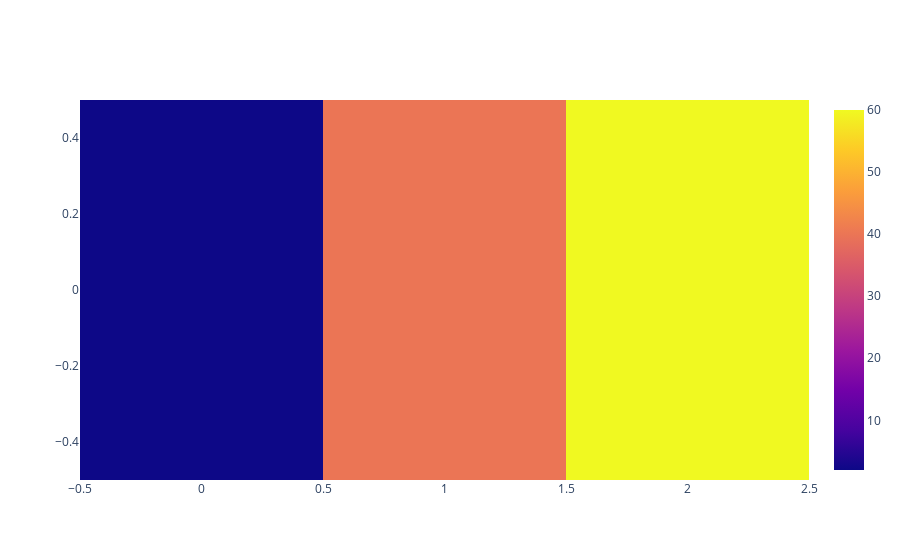

The notebook cell this image was saved under:
### Code cell
trace = go.Heatmap(z=[[2,40,60]])
data = [trace]
offline.iplot(data)

### Figure 1 — Plotly figure (JSON) as saved in the notebook; plotly's stock layout.template omitted (floating-point values rounded to 4 significant figures)
{"data": [{"type": "heatmap", "z": [[2, 40, 60]]}], "layout": {}}
